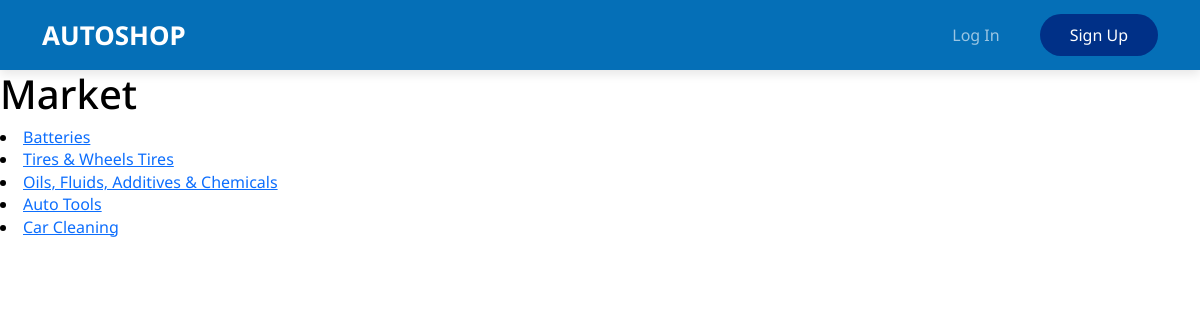
/market/, run on the app's committed database.
### goods/models.py (models this page shows, shortened)
class Category(models.Model):
    name = models.CharField(max_length=100)
    slug = models.SlugField(default='', null=False, blank=True, db_index=True)
    def get_url(self):
        return reverse('category-detail', args=[self.slug])

### goods/views.py (the view)
# urls.py: path('market/', include('goods.urls')),
def market(request):
    categories = Category.objects.all()
    return render(request, 'goods/market.html', context={
        'categories':categories
    })

### goods/templates/goods/market.html (shortened to what this page needs)
{% extends 'base.html' %}
{% block content %}
    <h1>Market</h1>
    {% for category in categories %}
        <li><a href="{{ category.get_url}}">{{ category.name }}</a></li>
    {% endfor %}
{% endblock %}

### static/css/style.css (style rules this page uses)
body { position: relative; font-family: 'Noto Sans', sans-serif; font-size: 16px; line-height: 1.4; color: #000; min-width: 320px; overflow-x: hidden; height: auto; }

### data on the page
Category: name "Batteries"
Category: name "Tires & Wheels Tires"
Category: name "Oils, Fluids, Additives & Chemicals"
Category: name "Auto Tools"
Category: name "Car Cleaning"
